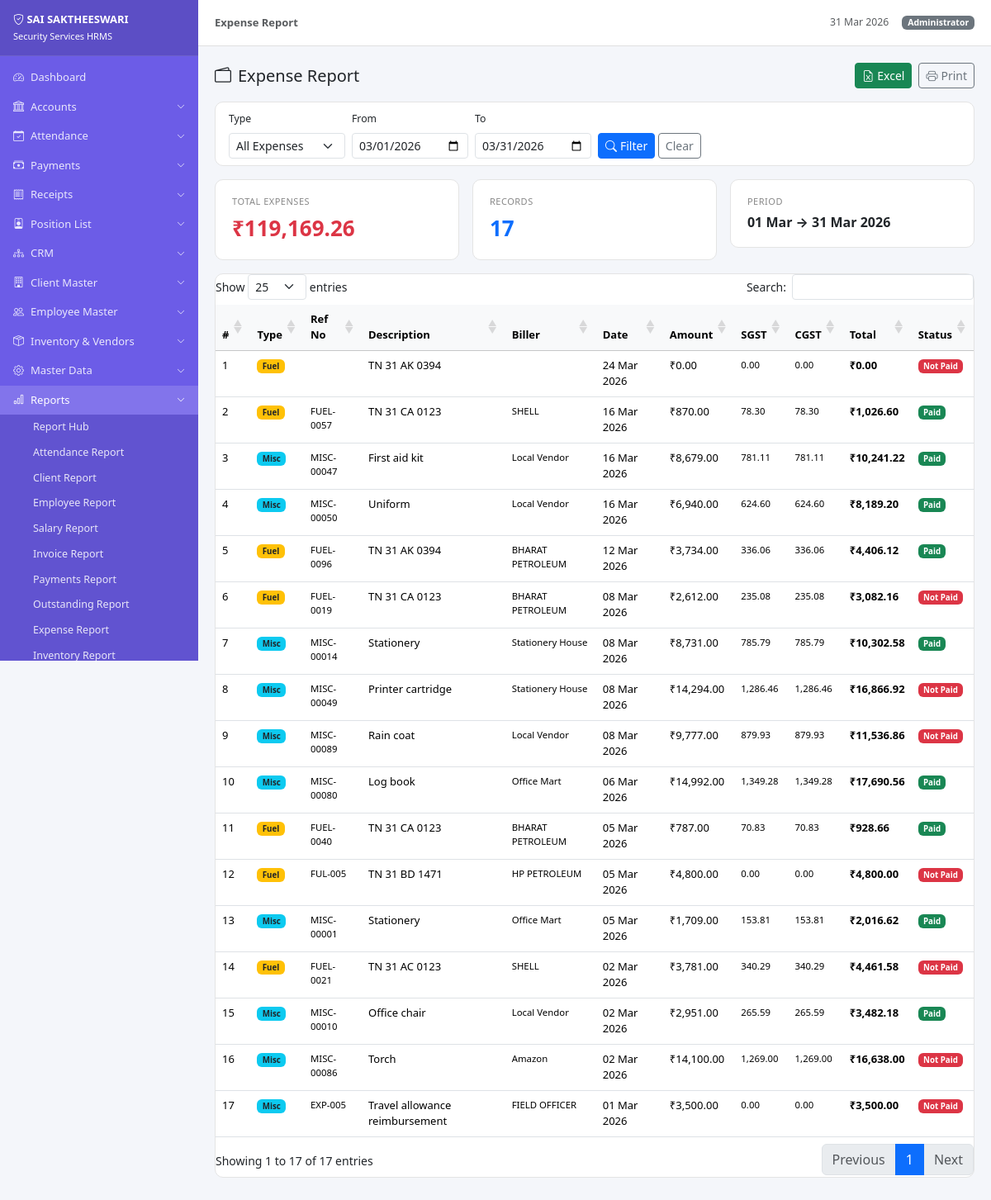
Page /index.php?url=reports/expenses (signed in) on the committed database.
### tables this page shows
CREATE TABLE `fuel_expenses` (
  `id` int(11) NOT NULL,
  `ref_no` varchar(20) DEFAULT NULL,
  `vehicle_no` varchar(15) DEFAULT NULL,
  `current_km` int(11) DEFAULT 0,
  `biller` varchar(100) DEFAULT NULL,
  `bill_date` date DEFAULT NULL,
  `bill_amount` decimal(10,2) DEFAULT 0.00,
  `igst` decimal(8,2) DEFAULT 0.00,
  `sgst` decimal(8,2) DEFAULT 0.00,
  `cgst` decimal(8,2) DEFAULT 0.00,
  `bill_photo` varchar(255) DEFAULT NULL,
  `paid_status` enum('Paid','Not Paid') DEFAULT 'Not Paid',
  `paid_from_ledger` int(11) DEFAULT NULL,
  `transaction_no` varchar(50) DEFAULT NULL,
  `remarks` text DEFAULT NULL,
  `created_at` timestamp NOT NULL DEFAULT current_timestamp()
);

CREATE TABLE `misc_expenses` (
  `id` int(11) NOT NULL,
  `bill_no` varchar(20) DEFAULT NULL,
  `ref_no` varchar(20) DEFAULT NULL,
  `expense_desc` text DEFAULT NULL,
  `expense_type` varchar(50) DEFAULT 'OTHER EXPENSES',
  `gross_amount` decimal(10,2) DEFAULT 0.00,
  `biller` varchar(100) DEFAULT NULL,
  `bill_date` date DEFAULT NULL,
  `bill_amount` decimal(10,2) DEFAULT 0.00,
  `igst` decimal(8,2) DEFAULT 0.00,
  `sgst` decimal(8,2) DEFAULT 0.00,
  `cgst` decimal(8,2) DEFAULT 0.00,
  `discount` decimal(8,2) DEFAULT 0.00,
  `bill_photo` varchar(255) DEFAULT NULL,
  `paid_status` enum('Paid','Not Paid') DEFAULT 'Not Paid',
  `paid_from_ledger` int(11) DEFAULT NULL,
  `through_ledger` int(11) DEFAULT NULL,
  `cheque_photo` varchar(255) DEFAULT NULL,
  `transaction_no` varchar(50) DEFAULT NULL,
  `remarks` text DEFAULT NULL,
  `created_at` timestamp NOT NULL DEFAULT current_timestamp()
);

### controllers/BaseController.php (called while the page is built, shortened)
<?php
class BaseController {
    protected PDO $pdo;
    public function __construct(PDO $pdo) {
        $this->pdo = $pdo;
    }
    protected function view(string $viewPath, array $data = []): void {
        extract($data);
        require BASE_PATH . '/views/layout/header.php';
        require BASE_PATH . '/views/' . $viewPath . '.php';
        require BASE_PATH . '/views/layout/footer.php';
    }
    protected function fetchAll(string $sql, array $params = []): array {
        $stmt = $this->pdo->prepare($sql);
        $stmt->execute($params);
        return $stmt->fetchAll();
    }
}

### controllers/ReportsController.php (called while the page is built, shortened)
<?php
require_once BASE_PATH . '/controllers/BaseController.php';
class ReportsController extends BaseController {
    public function expenses(?string $param = null): void {
        $start = Helper::get('start_date', date('Y-m-01'));
        $end   = Helper::get('end_date',   date('Y-m-d'));
        $type  = Helper::get('type', 'all');
        $fuel = []; $misc = [];
        if ($type === 'all' || $type === 'fuel') {
            $fuel = $this->fetchAll("SELECT 'Fuel' AS exp_type, ref_no, vehicle_no AS description, biller, bill_date, bill_amount, sgst, cgst, (bill_amount+sgst+cgst) AS total, paid_status FROM fuel_expenses WHERE bill_date BETWEEN ? AND ? ORDER BY bill_date DESC", [$start, $end]);
        }
        if ($type === 'all' || $type === 'misc') {
            $misc = $this->fetchAll("SELECT 'Misc' AS exp_type, bill_no AS ref_no, expense_desc AS description, biller, bill_date, bill_amount, sgst, cgst, (bill_amount+sgst+cgst) AS total, paid_status FROM misc_expenses WHERE bill_date BETWEEN ? AND ? ORDER BY bill_date DESC", [$start, $end]);
        }
        $list = array_merge($fuel, $misc);
        usort($list, fn($a,$b) => strcmp($b['bill_date'], $a['bill_date']));
        $totalAmt = array_sum(array_column($list, 'total'));
        $this->view('reports/expenses', compact('list','start','end','type','totalAmt')
            + ['pageTitle'=>'Expense Report','active'=>'reports']);
    }
}

### index.php (called while the page is built, shortened)
<?php
require_once BASE_PATH . '/config/db.php';
require_once BASE_PATH . '/helpers/Helper.php';
$rawUrl = isset($_GET['url']) ? trim($_GET['url'], '/') : '';
$rawUrl = preg_replace('/\.php.*$/', '', $rawUrl);
$rawUrl = preg_replace('/[^a-zA-Z0-9_\/]/', '', $rawUrl);
$parts  = explode('/', $rawUrl);
$method = (isset($parts[1]) && $parts[1] !== '') ? $parts[1] : 'index';
$param  = $parts[2] ?? null;
$controller = new $controllerName($pdo);
$controller->$method($param);

### helpers/Helper.php (called while the page is built, shortened)
<?php
class Helper {
    public static function money(float $amount): string {
        return '₹' . number_format($amount, 2);
    }
    public static function get(string $key, $default = ''): string {
        return isset($_GET[$key]) ? trim($_GET[$key]) : $default;
    }
}

### views/reports/expenses.php (the view, shortened to what this page needs)
<div class="d-flex justify-content-between align-items-center mb-3">
  <h5 class="mb-0"><i class="bi bi-wallet2 me-2"></i>Expense Report</h5>
  <div class="d-flex gap-2 no-print">
    <?php $exUrl = BASE_URL.'/index.php?url=reports/expenses&export=excel&start_date='.$start.'&end_date='.$end.'&type='.$type; ?>
    <a href="<?= $exUrl ?>" class="btn btn-success btn-sm"><i class="bi bi-file-earmark-excel me-1"></i>Excel</a>
    <button onclick="window.print()" class="btn btn-outline-secondary btn-sm"><i class="bi bi-printer me-1"></i>Print</button>
  </div>
</div>
<div class="card mb-3 no-print">
  <div class="card-body py-2">
    <form class="row g-2 align-items-end" method="GET" action="<?= BASE_URL ?>/index.php">
      <div class="col-md-2"><label class="form-label small">Type</label>
        <select name="type" class="form-select form-select-sm">
          <option value="all" <?=$type==='all'?'selected':''?>>All Expenses</option>
        </select>
      </div>
      <div class="col-md-2"><label class="form-label small">From</label><input type="date" name="start_date" class="form-control form-control-sm" value="<?=$start?>"></div>
      <div class="col-md-2"><label class="form-label small">To</label><input type="date" name="end_date" class="form-control form-control-sm" value="<?=$end?>"></div>
      <div class="col-auto"><button class="btn btn-primary btn-sm"><i class="bi bi-search me-1"></i>Filter</button>
        <a href="<?= u('reports/expenses') ?>" class="btn btn-outline-secondary btn-sm">Clear</a></div>
    </form>
  </div>
</div>
<div class="row g-3 mb-3">
  <div class="col-md-4"><div class="stat-card"><div class="label">Total Expenses</div><div class="value text-danger"><?= Helper::money($totalAmt) ?></div></div></div>
  <div class="col-md-4"><div class="stat-card"><div class="label">Records</div><div class="value text-primary"><?= count($list) ?></div></div></div>
  <div class="col-md-4"><div class="stat-card"><div class="label">Period</div><div class="value" style="font-size:16px"><?= date('d M',strtotime($start)) ?> → <?= date('d M Y',strtotime($end)) ?></div></div></div>
</div>
<div class="card">
  <div class="card-body p-0"><table class="table table-hover datatable mb-0">
    <thead class="table-light"><tr><th>#</th><th>Type</th><th>Ref No</th><th>Description</th><th>Biller</th><th>Date</th><th>Amount</th><th>SGST</th><th>CGST</th><th>Total</th><th>Status</th></tr></thead>
    <tbody>
    <?php foreach ($list as $i => $e): ?>
    <tr>
      <td><?=$i+1?></td>
      <td><span class="badge <?=$e['exp_type']==='Fuel'?'bg-warning text-dark':'bg-info text-dark'?>"><?=$e['exp_type']?></span></td>
      <td class="small"><?=htmlspecialchars($e['ref_no'])?></td>
      <td><?=htmlspecialchars($e['description'])?></td>
      <td class="small"><?=htmlspecialchars($e['biller'])?></td>
      <td><?=date('d M Y',strtotime($e['bill_date']))?></td>
      <td><?=Helper::money($e['bill_amount'])?></td>
      <td class="small"><?=number_format($e['sgst'],2)?></td>
      <td class="small"><?=number_format($e['cgst'],2)?></td>
      <td class="fw-bold"><?=Helper::money($e['total'])?></td>
      <td><span class="badge <?=$e['paid_status']==='Paid'?'bg-success':'bg-danger'?>"><?=$e['paid_status']?></span></td>
    </tr>
    <?php endforeach; ?>
    </tbody>
  </table></div>
</div>

### views/layout/header.php (style rules this page uses)
:root { --sidebar-w:240px;--header-h:56px }
body { background:#f4f6fa;font-size:14px;overflow-x:hidden }
.card { border:1px solid #e4e4e4;border-radius:10px;box-shadow:none }
.stat-card { border-radius:10px;padding:18px 20px;border:1px solid #e4e4e4;background:#fff;transition:all .2s ease-in-out }
.stat-card .label { font-size:11px;color:#888;text-transform:uppercase;letter-spacing:.5px }
.stat-card .value { font-size:26px;font-weight:700;margin-top:4px }
.table { font-size:13px }

### rows in the picture
fuel_expenses: exp_type "Fuel", vehicle_no "TN 31 AK 0394", bill_date "24 Mar 2026", bill_amount "₹0.00", sgst "0.00", cgst "0.00", total "₹0.00", paid_status "Not Paid"
fuel_expenses: exp_type "Fuel", ref_no "FUEL-0057", vehicle_no "TN 31 CA 0123", biller "SHELL", bill_date "16 Mar 2026", bill_amount "₹870.00", sgst "78.30", cgst "78.30", total "₹1,026.60", paid_status "Paid"
misc_expenses: exp_type "Misc", bill_no "MISC-00047", expense_desc "First aid kit", biller "Local Vendor", bill_date "16 Mar 2026", bill_amount "₹8,679.00", sgst "781.11", cgst "781.11", total "₹10,241.22", paid_status "Paid"
misc_expenses: exp_type "Misc", bill_no "MISC-00050", expense_desc "Uniform", biller "Local Vendor", bill_date "16 Mar 2026", bill_amount "₹6,940.00", sgst "624.60", cgst "624.60", total "₹8,189.20", paid_status "Paid"
fuel_expenses: exp_type "Fuel", ref_no "FUEL-0096", vehicle_no "TN 31 AK 0394", biller "BHARAT PETROLEUM", bill_date "12 Mar 2026", bill_amount "₹3,734.00", sgst "336.06", cgst "336.06", total "₹4,406.12", paid_status "Paid"
fuel_expenses: exp_type "Fuel", ref_no "FUEL-0019", vehicle_no "TN 31 CA 0123", biller "BHARAT PETROLEUM", bill_date "08 Mar 2026", bill_amount "₹2,612.00", sgst "235.08", cgst "235.08", total "₹3,082.16", paid_status "Not Paid"
misc_expenses: exp_type "Misc", bill_no "MISC-00014", expense_desc "Stationery", biller "Stationery House", bill_date "08 Mar 2026", bill_amount "₹8,731.00", sgst "785.79", cgst "785.79", total "₹10,302.58", paid_status "Paid"
misc_expenses: exp_type "Misc", bill_no "MISC-00049", expense_desc "Printer cartridge", biller "Stationery House", bill_date "08 Mar 2026", bill_amount "₹14,294.00", sgst "1,286.46", cgst "1,286.46", total "₹16,866.92", paid_status "Not Paid"
misc_expenses: exp_type "Misc", bill_no "MISC-00089", expense_desc "Rain coat", biller "Local Vendor", bill_date "08 Mar 2026", bill_amount "₹9,777.00", sgst "879.93", cgst "879.93", total "₹11,536.86", paid_status "Not Paid"
misc_expenses: exp_type "Misc", bill_no "MISC-00080", expense_desc "Log book", biller "Office Mart", bill_date "06 Mar 2026", bill_amount "₹14,992.00", sgst "1,349.28", cgst "1,349.28", total "₹17,690.56", paid_status "Paid"
fuel_expenses: exp_type "Fuel", ref_no "FUEL-0040", vehicle_no "TN 31 CA 0123", biller "BHARAT PETROLEUM", bill_date "05 Mar 2026", bill_amount "₹787.00", sgst "70.83", cgst "70.83", total "₹928.66", paid_status "Paid"
fuel_expenses: exp_type "Fuel", ref_no "FUL-005", vehicle_no "TN 31 BD 1471", biller "HP PETROLEUM", bill_date "05 Mar 2026", bill_amount "₹4,800.00", sgst "0.00", cgst "0.00", total "₹4,800.00", paid_status "Not Paid"
misc_expenses: exp_type "Misc", bill_no "MISC-00001", expense_desc "Stationery", biller "Office Mart", bill_date "05 Mar 2026", bill_amount "₹1,709.00", sgst "153.81", cgst "153.81", total "₹2,016.62", paid_status "Paid"
fuel_expenses: exp_type "Fuel", ref_no "FUEL-0021", vehicle_no "TN 31 AC 0123", biller "SHELL", bill_date "02 Mar 2026", bill_amount "₹3,781.00", sgst "340.29", cgst "340.29", total "₹4,461.58", paid_status "Not Paid"
misc_expenses: exp_type "Misc", bill_no "MISC-00010", expense_desc "Office chair", biller "Local Vendor", bill_date "02 Mar 2026", bill_amount "₹2,951.00", sgst "265.59", cgst "265.59", total "₹3,482.18", paid_status "Paid"
misc_expenses: exp_type "Misc", bill_no "MISC-00086", expense_desc "Torch", biller "Amazon", bill_date "02 Mar 2026", bill_amount "₹14,100.00", sgst "1,269.00", cgst "1,269.00", total "₹16,638.00", paid_status "Not Paid"
misc_expenses: exp_type "Misc", bill_no "EXP-005", expense_desc "Travel allowance reimbursement", biller "FIELD OFFICER", bill_date "01 Mar 2026", bill_amount "₹3,500.00", sgst "0.00", cgst "0.00", total "₹3,500.00", paid_status "Not Paid"

### other values in the picture
$pageTitle "Expense Report"
Session::userName() "Administrator"
Helper::money($totalAmt) "₹119,169.26"
count($list) "17"
date('d M',strtotime($start)) "01 Mar"
date('d M Y',strtotime($end)) "31 Mar 2026"
